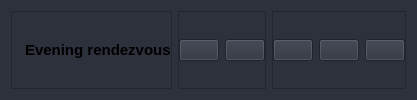
        <widget class="QWidget" name="headerContainer" native="true">
         <property name="styleSheet">
          <string notr="true">background-color: rgb(44, 49, 60);</string>
         </property>
         <layout class="QHBoxLayout" name="horizontalLayout_3">
          <item alignment="Qt::AlignLeft">
           <widget class="QFrame" name="frame_2">
            <property name="frameShape">
             <enum>QFrame::StyledPanel</enum>
            </property>
            <property name="frameShadow">
             <enum>QFrame::Raised</enum>
            </property>
            <layout class="QHBoxLayout" name="horizontalLayout_5">
             <property name="spacing">
              <number>6</number>
             </property>
             <property name="leftMargin">
              <number>0</number>
             </property>
             <property name="topMargin">
              <number>0</number>
             </property>
             <property name="rightMargin">
              <number>0</number>
             </property>
             <property name="bottomMargin">
              <number>0</number>
             </property>
             <item>
              <widget class="QLabel" name="addPlaceIconLBL">
               <property name="maximumSize">
                <size>
                 <width>40</width>
                 <height>40</height>
                </size>
               </property>
               <property name="text">
                <string/>
               </property>
               <property name="pixmap">
                <pixmap resource="resourse.qrc">:/Imegs and Icon/imgs/OIG.png</pixmap>
               </property>
               <property name="scaledContents">
                <bool>true</bool>
               </property>
              </widget>
             </item>
             <item>
              <widget class="QLabel" name="label_2">
               <property name="font">
                <font>
                 <pointsize>11</pointsize>
                 <bold>true</bold>
                </font>
               </property>
               <property name="text">
                <string>Evening rendezvous</string>
               </property>
              </widget>
             </item>
            </layout>
           </widget>
          </item>
          <item alignment="Qt::AlignHCenter">
           <widget class="QFrame" name="frame_4">
            <property name="frameShape">
             <enum>QFrame::StyledPanel</enum>
            </property>
            <property name="frameShadow">
             <enum>QFrame::Raised</enum>
            </property>
            <layout class="QHBoxLayout" name="horizontalLayout_4">
             <property name="spacing">
              <number>6</number>
             </property>
             <property name="leftMargin">
              <number>0</number>
             </property>
             <property name="topMargin">
              <number>0</number>
             </property>
             <property name="rightMargin">
              <number>0</number>
             </property>
             <property name="bottomMargin">
              <number>0</number>
             </property>
             <item>
              <widget class="QPushButton" name="pushButton_11">
               <property name="text">
                <string/>
               </property>
               <property name="icon">
                <iconset resource="resourse.qrc">
                 <normaloff>:/Imegs and Icon/icon/more-horizontal.svg</normaloff>:/Imegs and Icon/icon/more-horizontal.svg</iconset>
               </property>
               <property name="iconSize">
                <size>
                 <width>24</width>
                 <height>24</height>
                </size>
               </property>
              </widget>
             </item>
             <item>
              <widget class="QPushButton" name="pushButton_10">
               <property name="text">
                <string/>
               </property>
               <property name="icon">
                <iconset resource="resourse.qrc">
                 <normaloff>:/Imegs and Icon/icon/user.svg</normaloff>:/Imegs and Icon/icon/user.svg</iconset>
               </property>
               <property name="iconSize">
                <size>
                 <width>24</width>
                 <height>24</height>
                </size>
               </property>
              </widget>
             </item>
            </layout>
           </widget>
          </item>
          <item alignment="Qt::AlignRight">
           <widget class="QFrame" name="frame_5">
            <property name="frameShape">
             <enum>QFrame::StyledPanel</enum>
            </property>
            <property name="frameShadow">
             <enum>QFrame::Raised</enum>
            </property>
            <layout class="QHBoxLayout" name="horizontalLayout_2">
             <property name="spacing">
              <number>6</number>
             </property>
             <property name="leftMargin">
              <number>0</number>
             </property>
             <property name="topMargin">
              <number>0</number>
             </property>
             <property name="rightMargin">
              <number>0</number>
             </property>
             <property name="bottomMargin">
              <number>0</number>
             </property>
             <item>
              <widget class="QPushButton" name="minimizeWinBtn">
               <property name="text">
                <string/>
               </property>
               <property name="icon">
                <iconset resource="resourse.qrc">
                 <normaloff>:/Imegs and Icon/icon/minus.svg</normaloff>:/Imegs and Icon/icon/minus.svg</iconset>
               </property>
               <property name="iconSize">
                <size>
                 <width>24</width>
                 <height>24</height>
                </size>
               </property>
              </widget>
             </item>
             <item>
              <widget class="QPushButton" name="restoreWinBtn">
               <property name="text">
                <string/>
               </property>
               <property name="icon">
                <iconset resource="resourse.qrc">
                 <normaloff>:/Imegs and Icon/icon/square.svg</normaloff>:/Imegs and Icon/icon/square.svg</iconset>
               </property>
               <property name="iconSize">
                <size>
                 <width>24</width>
                 <height>24</height>
                </size>
               </property>
              </widget>
             </item>
             <item>
              <widget class="QPushButton" name="closeWinRBtn">
               <property name="styleSheet">
                <string notr="true">QPushButton:pressed{
	
	background-color: rgb(214, 0, 0);
    
}</string>
               </property>
               <property name="text">
                <string/>
               </property>
               <property name="icon">
                <iconset resource="resourse.qrc">
                 <normaloff>:/Imegs and Icon/icon/x.svg</normaloff>:/Imegs and Icon/icon/x.svg</iconset>
               </property>
               <property name="iconSize">
                <size>
                 <width>24</width>
                 <height>24</height>
                </size>
               </property>
              </widget>
             </item>
            </layout>
           </widget>
          </item>
         </layout>
        </widget>
